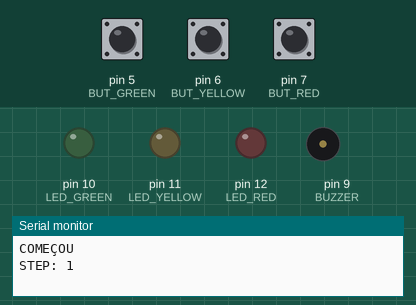
This sketch was run on a simulated Arduino Uno, built with avr-gcc and run on an emulated ATmega328P. Parts: output pins drawn as LEDs (lit = HIGH), buzzer (waves = sounding, pin HIGH), the last lines printed to the serial monitor. The inputs (shaded band) are chosen by the test bench; at power-on: pin 5 (BUT_GREEN) LOW, pin 7 (BUT_RED) LOW, pin 6 (BUT_YELLOW) LOW. Random numbers use the default seed unless the sketch sets one.

Above: at 3.3 s.
3.4 s: pin 5 (BUT_GREEN) pulled HIGH for 0.15 s
At 3.52 s:
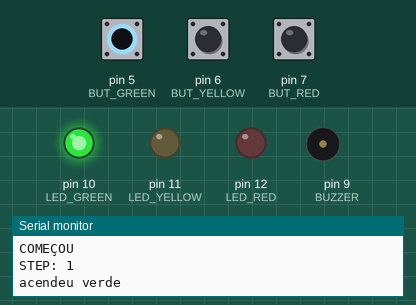
At 4.6 s:
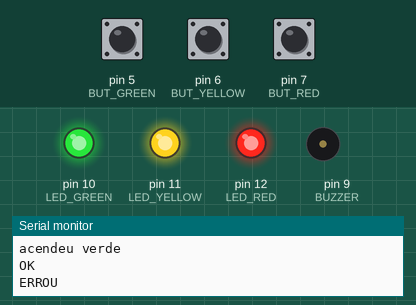
6.5 s: pin 7 (BUT_RED) pulled HIGH for 3.2 s
At 8.77 s:
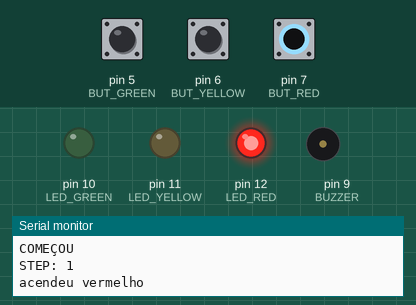
11.2 s: pin 6 (BUT_YELLOW) pulled HIGH for 3.2 s
Timing chart, 0 to 20.7 s (numbered marks = the images above; inputs shaded):
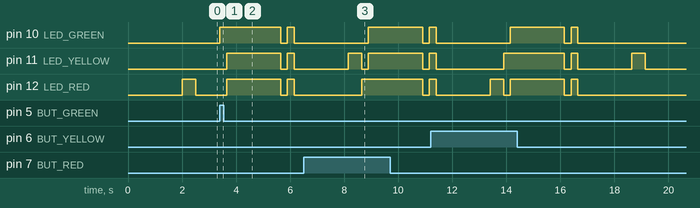

Measured:
- after the input at 3.4 s, pin 10 (LED_GREEN): LOW → HIGH at once, → LOW 2.3 s later, → HIGH 0.25 s later, → LOW 0.25 s later; pin 11 (LED_YELLOW), pin 12 (LED_RED): LOW → HIGH after 0.25 s, → LOW 2.0 s later, → HIGH 0.25 s later, → LOW 0.25 s later
- after the input at 6.5 s, pin 10 (LED_GREEN): LOW → HIGH after 2.4 s, → LOW 2.0 s later, → HIGH 0.25 s later; pin 12 (LED_RED): LOW → HIGH after 2.2 s, → LOW 2.3 s later, → HIGH 0.25 s later

The sketch:

genius_game.ino
```cpp
/*
  Genius game: Sequence memory (3-color version: red, green and yellow)
  Start Date:   13/01/2021
  Last Update:  20/01/2021
*/

/* setting the pinout */
#define LED_RED 12
#define LED_YELLOW 11
#define LED_GREEN 10
#define BUT_RED 7
#define BUT_YELLOW 6
#define BUT_GREEN 5
#define BUZZER 9
#define SOUND false

/* defining the global variables */
byte step = 1;
byte* seq = NULL;
byte leds[] = {LED_GREEN, LED_YELLOW, LED_RED};
byte nColors = sizeof(leds)/sizeof(leds[0]);
byte freq[] = {430, 480, 530};

void setup() {
  Serial.begin(9600);

  /* Se o pino de entrada analógica 0 é deixado desconectado,
  o ruído aleatório analógico irá causar a chamada de randomSeed()
  gerar sementes aleatórias diferentes cada vez que o sketch roda.
  randomSeed() basicamente "embaralha" a função random(). */
  randomSeed(analogRead(0));

  /* configuring the ports */
  pinMode(LED_RED, OUTPUT);
  pinMode(LED_YELLOW, OUTPUT);
  pinMode(LED_GREEN, OUTPUT);
  digitalWrite(LED_RED, LOW);
  digitalWrite(LED_GREEN, LOW);
  digitalWrite(LED_YELLOW, LOW);

  pinMode(BUT_RED, INPUT);
  pinMode(BUT_YELLOW, INPUT);
  pinMode(BUT_GREEN, INPUT);

  pinMode(BUZZER, OUTPUT);
}

void begin (){
  //display: iniciando
  //pisca os leds em sequencia
  //display: pronto?
  //apaga os leds
}

void sequence() {

  int randNumber = random(nColors); //número aleatório entre 0 e nColors-1
  // Serial.print("numero aleatorio: ");
  // Serial.println(randNumber);

  byte old [step];
  if(seq != NULL){
    for (byte i = 0; i < step; i++) {
      old[i] = seq[i];
    }
  }

  delete [] seq;
  seq = new byte [step];

  if(old != NULL){
    for (byte i = 0; i < step-1; i++) {
      seq[i] = old[i];
    }
  }
  seq[step-1] = randNumber;


  for (byte i = 0; i < step; i++) {
    delay(500);
    digitalWrite(leds[seq[i]], HIGH);
    if(SOUND){
      tone(BUZZER, freq[seq[i]], 200);
    }
    delay(500);
    digitalWrite(leds[seq[i]], LOW);
  }

}

bool play() {
  byte playSeq[step];
  byte greenState = digitalRead(BUT_GREEN);
  byte yellowState = digitalRead(BUT_YELLOW);
  byte redState = digitalRead(BUT_RED);
  bool rigth = true;

  for (byte i = 0; i < step; i++) {
    while(!(redState == HIGH) and !(yellowState == HIGH) and !(greenState == HIGH)){
      redState = digitalRead(BUT_RED);
      yellowState = digitalRead(BUT_YELLOW);
      greenState = digitalRead(BUT_GREEN);
    }

    if (redState == HIGH){
      Serial.println("acendeu vermelho");
      playSeq[i] = 2;
      digitalWrite(leds[2], HIGH);
      delay(250);
      digitalWrite(leds[2], LOW);
    }
    else if (yellowState == HIGH){
      Serial.println("acendeu amarelo");
      playSeq[i] = 1;
      digitalWrite(leds[1], HIGH);
      delay(250);
      digitalWrite(leds[1], LOW);
    }
    else if (greenState == HIGH){
      Serial.println("acendeu verde");
      playSeq[i] = 0;
      digitalWrite(leds[0], HIGH);
      delay(250);
      digitalWrite(leds[0], LOW);
    }

    if(playSeq[i] != seq[i]){
      rigth = false;
      break;
    }

    while((redState == HIGH) or (yellowState == HIGH) or (greenState == HIGH)){
      redState = digitalRead(BUT_RED);
      yellowState = digitalRead(BUT_YELLOW);
      greenState = digitalRead(BUT_GREEN);
    }
  }
  Serial.println("OK");

  //confere
  return rigth;
}

void loop() {

  Serial.println("COMEÇOU");
  // begin();
  step = 1;
  seq = NULL;
  bool rigth = true;
  while(rigth){
    delay(1500);
    Serial.print("STEP: ");
    Serial.println(step);
    sequence();
    rigth = play();
    step++;

  }
  Serial.println("ERROU");
  digitalWrite(leds[0], HIGH);
  digitalWrite(leds[1], HIGH);
  digitalWrite(leds[2], HIGH);
  delay(2000);
  digitalWrite(leds[0], LOW);
  digitalWrite(leds[1], LOW);
  digitalWrite(leds[2], LOW);
  delay(250);
  digitalWrite(leds[0], HIGH);
  digitalWrite(leds[1], HIGH);
  digitalWrite(leds[2], HIGH);
  delay(250);
  digitalWrite(leds[0], LOW);
  digitalWrite(leds[1], LOW);
  digitalWrite(leds[2], LOW);

}
```
